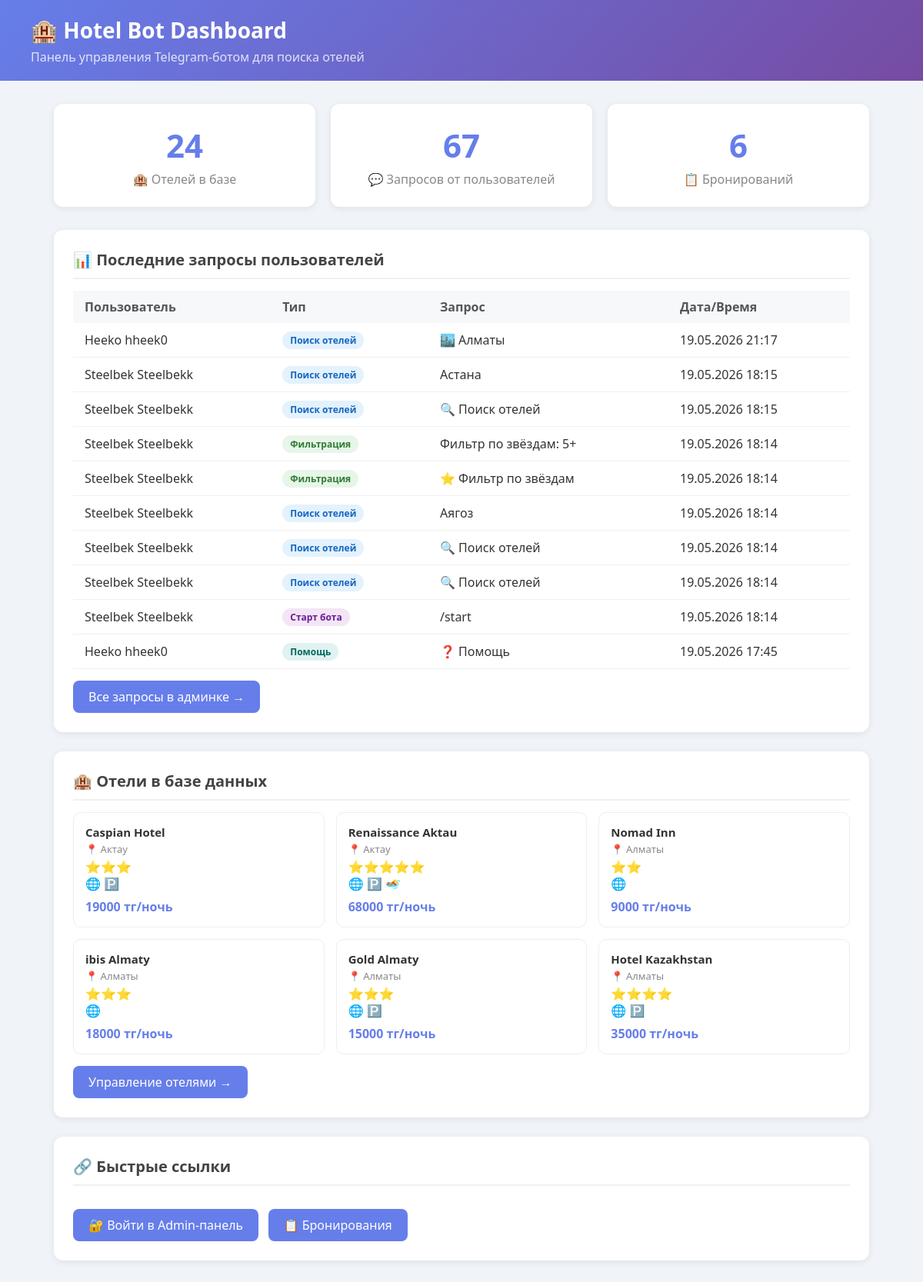
Before: / with the older database file.
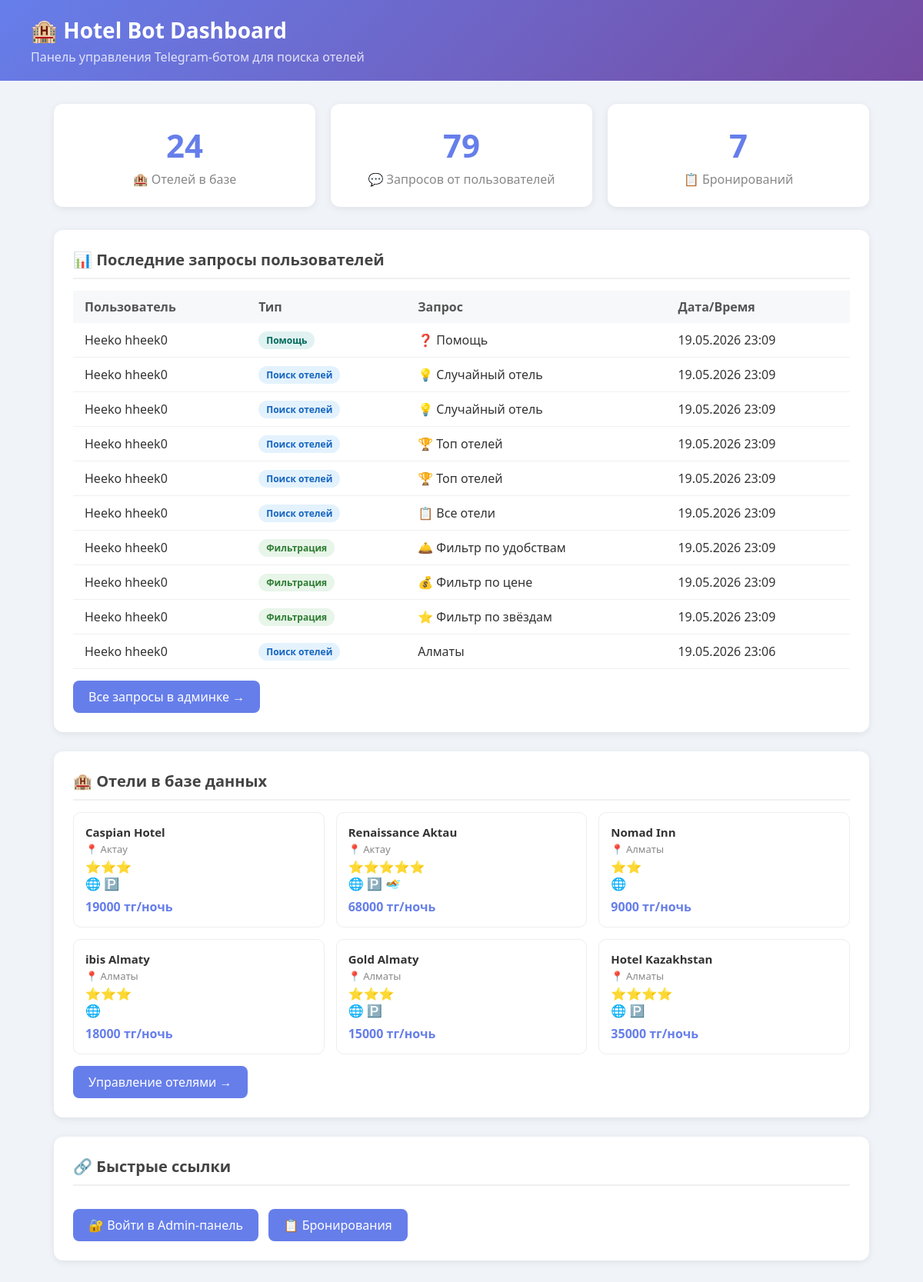
After: the same page with the newer database file.
### hotels_app/models.py (models this page shows, shortened)
class UserQuery(models.Model):
    QUERY_TYPES = [
        ('search', 'Поиск отелей'),
        ('filter', 'Фильтрация'),
        ('info', 'Информация об отеле'),
        ('start', 'Старт бота'),
        ('help', 'Помощь'),
    ]
    telegram_user_id = models.BigIntegerField(verbose_name='ID пользователя Telegram')
    telegram_username = models.CharField(max_length=100, verbose_name='Юзернейм', blank=True)
    first_name = models.CharField(max_length=100, verbose_name='Имя', blank=True)
    query_type = models.CharField(max_length=20, choices=QUERY_TYPES, verbose_name='Тип запроса')
    query_text = models.TextField(verbose_name='Текст запроса')
    response_text = models.TextField(verbose_name='Ответ бота', blank=True)
    created_at = models.DateTimeField(auto_now_add=True, verbose_name='Дата и время')
    class Meta:
        verbose_name = 'Запрос пользователя'
        verbose_name_plural = 'Запросы пользователей'
        ordering = ['-created_at']

class Hotel(models.Model):
    name = models.CharField(max_length=200, verbose_name='Название')
    city = models.CharField(max_length=100, verbose_name='Город')
    stars = models.IntegerField(choices=[(i, i) for i in range(1, 6)], verbose_name='Звёзды')
    price_per_night = models.DecimalField(max_digits=10, decimal_places=2, verbose_name='Цена за ночь (тенге)')
    description = models.TextField(verbose_name='Описание', blank=True)
    address = models.CharField(max_length=300, verbose_name='Адрес', blank=True)
    phone = models.CharField(max_length=50, verbose_name='Телефон', blank=True)
    has_wifi = models.BooleanField(default=True, verbose_name='WiFi')
    has_parking = models.BooleanField(default=False, verbose_name='Парковка')
    has_pool = models.BooleanField(default=False, verbose_name='Бассейн')
    is_available = models.BooleanField(default=True, verbose_name='Доступен для бронирования')
    created_at = models.DateTimeField(auto_now_add=True)
    class Meta:
        verbose_name = 'Отель'
        verbose_name_plural = 'Отели'
        ordering = ['city', 'stars']
    def stars_display(self):
        return '⭐' * self.stars

### hotels_app/views.py (the view)
def index(request):
    stats = {
        'total_hotels': Hotel.objects.count(),
        'total_queries': UserQuery.objects.count(),
        'total_bookings': Booking.objects.count(),
        'cities': Hotel.objects.values_list('city', flat=True).distinct(),
    }
    recent_queries = UserQuery.objects.order_by('-created_at')[:10]
    hotels = Hotel.objects.filter(is_available=True)[:6]
    return render(request, 'hotels_app/index.html', {
        'stats': stats,
        'recent_queries': recent_queries,
        'hotels': hotels,
    })

### templates/hotels_app/index.html (shortened to what this page needs)
<!DOCTYPE html>
<html lang="ru">
<head>
</head>
<body>
<header>
    <h1>🏨 Hotel Bot Dashboard</h1>
    <p>Панель управления Telegram-ботом для поиска отелей</p>
</header>
<div class="container">
    <div class="stats">
        <div class="stat-card">
            <div class="number">{{ stats.total_hotels }}</div>
            <div class="label">🏨 Отелей в базе</div>
        </div>
        <div class="stat-card">
            <div class="number">{{ stats.total_queries }}</div>
            <div class="label">💬 Запросов от пользователей</div>
        </div>
        <div class="stat-card">
            <div class="number">{{ stats.total_bookings }}</div>
            <div class="label">📋 Бронирований</div>
        </div>
    </div>
    <div class="section">
        <h2>📊 Последние запросы пользователей</h2>
        {% if recent_queries %}
        <table>
            <thead>
                <tr>
                    <th>Пользователь</th>
                    <th>Тип</th>
                    <th>Запрос</th>
                    <th>Дата/Время</th>
                </tr>
            </thead>
            <tbody>
                {% for q in recent_queries %}
                <tr>
                    <td>{{ q.first_name }} {{ q.telegram_username|default:"" }}</td>
                    <td><span class="badge badge-{{ q.query_type }}">{{ q.get_query_type_display }}</span></td>
                    <td>{{ q.query_text|truncatechars:50 }}</td>
                    <td>{{ q.created_at|date:"d.m.Y H:i" }}</td>
                </tr>
                {% endfor %}
            </tbody>
        </table>
        {% else %}
        <p style="color:#aaa; padding:20px 0;">Запросов пока нет. Запустите бота и напишите ему!</p>
        {% endif %}
        <a href="/admin/hotels_app/userquery/" class="admin-btn">Все запросы в админке →</a>
    </div>
    <div class="section">
        <h2>🏨 Отели в базе данных</h2>
        <div class="hotel-grid">
            {% for hotel in hotels %}
            <div class="hotel-card">
                <div class="hotel-name">{{ hotel.name }}</div>
                <div class="hotel-city">📍 {{ hotel.city }}</div>
                <div>{{ hotel.stars_display }}</div>
                {% if hotel.has_wifi %}🌐{% endif %}
                {% if hotel.has_parking %}🅿️{% endif %}
                {% if hotel.has_pool %}🏊{% endif %}
                <div class="hotel-price">{{ hotel.price_per_night|floatformat:0 }} тг/ночь</div>
            </div>
            {% endfor %}
        </div>
        <a href="/admin/hotels_app/hotel/" class="admin-btn">Управление отелями →</a>
    </div>
    <div class="section">
        <h2>🔗 Быстрые ссылки</h2>
        <a href="/admin/" class="admin-btn">🔐 Войти в Admin-панель</a>
        <a href="/admin/hotels_app/booking/" class="admin-btn">📋 Бронирования</a>
    </div>
</div>
</body>
</html>

Changed rows visible on the page:
no longer on this page (row unchanged): UserQuery: first_name "Heeko", telegram_username "hheek0", query_type "Поиск отелей", query_text "🏙️ Алматы", created_at "19.05.2026 21:17"
no longer on this page (row unchanged): UserQuery: first_name "Steelbek", telegram_username "Steelbekk", query_type "Поиск отелей", query_text "Астана", created_at "19.05.2026 18:15"
no longer on this page (row unchanged): UserQuery: first_name "Steelbek", telegram_username "Steelbekk", query_type "Поиск отелей", query_text "🔍 Поиск отелей", created_at "19.05.2026 18:15"
no longer on this page (row unchanged): UserQuery: first_name "Steelbek", telegram_username "Steelbekk", query_type "Фильтрация", query_text "Фильтр по звёздам: 5+", created_at "19.05.2026 18:14"
no longer on this page (row unchanged): UserQuery: first_name "Steelbek", telegram_username "Steelbekk", query_type "Фильтрация", query_text "⭐ Фильтр по звёздам", created_at "19.05.2026 18:14"
no longer on this page (row unchanged): UserQuery: first_name "Steelbek", telegram_username "Steelbekk", query_type "Поиск отелей", query_text "Аягоз", created_at "19.05.2026 18:14"
no longer on this page (row unchanged): UserQuery: first_name "Steelbek", telegram_username "Steelbekk", query_type "Поиск отелей", query_text "🔍 Поиск отелей", created_at "19.05.2026 18:14"
no longer on this page (row unchanged): UserQuery: first_name "Steelbek", telegram_username "Steelbekk", query_type "Поиск отелей", query_text "🔍 Поиск отелей", created_at "19.05.2026 18:14"
no longer on this page (row unchanged): UserQuery: first_name "Steelbek", telegram_username "Steelbekk", query_type "Старт бота", query_text "/start", created_at "19.05.2026 18:14"
no longer on this page (row unchanged): UserQuery: first_name "Heeko", telegram_username "hheek0", query_type "Помощь", query_text "❓ Помощь", created_at "19.05.2026 17:45"
added UserQuery: first_name "Heeko", telegram_username "hheek0", query_type "Помощь", query_text "❓ Помощь", created_at "19.05.2026 23:09"
added UserQuery: first_name "Heeko", telegram_username "hheek0", query_type "Поиск отелей", query_text "💡 Случайный отель", created_at "19.05.2026 23:09"
added UserQuery: first_name "Heeko", telegram_username "hheek0", query_type "Поиск отелей", query_text "💡 Случайный отель", created_at "19.05.2026 23:09"
added UserQuery: first_name "Heeko", telegram_username "hheek0", query_type "Поиск отелей", query_text "🏆 Топ отелей", created_at "19.05.2026 23:09"
added UserQuery: first_name "Heeko", telegram_username "hheek0", query_type "Поиск отелей", query_text "🏆 Топ отелей", created_at "19.05.2026 23:09"
added UserQuery: first_name "Heeko", telegram_username "hheek0", query_type "Поиск отелей", query_text "📋 Все отели", created_at "19.05.2026 23:09"
added UserQuery: first_name "Heeko", telegram_username "hheek0", query_type "Фильтрация", query_text "🛎️ Фильтр по удобствам", created_at "19.05.2026 23:09"
added UserQuery: first_name "Heeko", telegram_username "hheek0", query_type "Фильтрация", query_text "💰 Фильтр по цене", created_at "19.05.2026 23:09"
added UserQuery: first_name "Heeko", telegram_username "hheek0", query_type "Фильтрация", query_text "⭐ Фильтр по звёздам", created_at "19.05.2026 23:09"
added UserQuery: first_name "Heeko", telegram_username "hheek0", query_type "Поиск отелей", query_text "Алматы", created_at "19.05.2026 23:06"
Other visible differences:
{{ stats.total_queries }}: "67" → "79"
{{ stats.total_bookings }}: "6" → "7"
